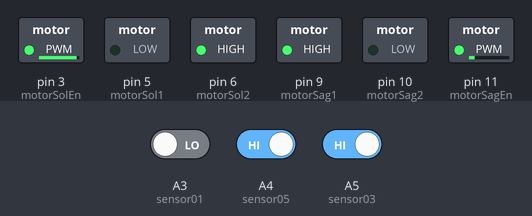
The sketch below on a simulated Arduino Uno, built with avr-gcc and run on an emulated ATmega328P. On the bench: switched loads named in the sketch (green lamp = pin HIGH). The inputs (shaded band) are chosen by the test bench; at power-on: A3 (sensor01) LOW, A4 (sensor05) HIGH, A5 (sensor03) HIGH.

Above: at 1.2 s.
1.3 s: A3 (sensor01) driven HIGH
At 2.4 s:
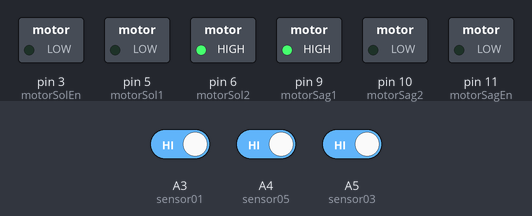
2.8 s: A4 (sensor05) driven LOW
At 3.5 s:
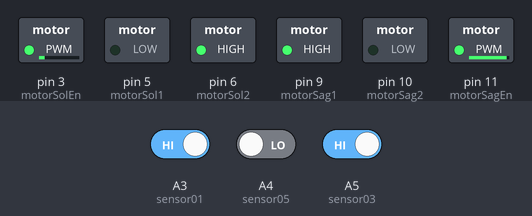
4.3 s: A3 (sensor01) driven LOW
At 4.7 s:
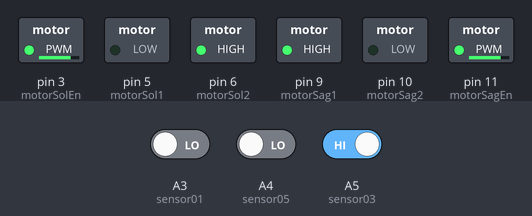
5.8 s: A5 (sensor03) driven LOW
At 7.0 s:
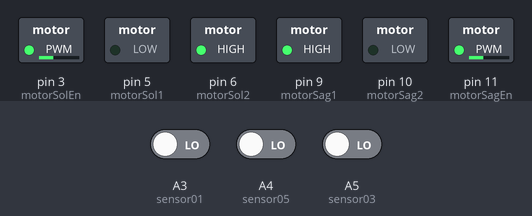
7.3 s: A5 (sensor03) driven HIGH
At 8.2 s:
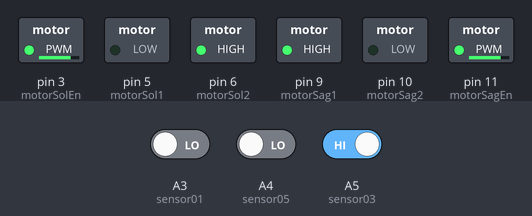
8.8 s: A4 (sensor05) driven HIGH
At 9.3 s:
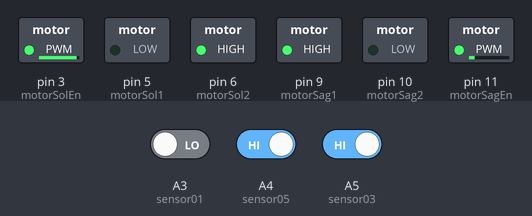
Timing chart, 0 to 11.3 s (numbered marks = the images above; inputs shaded):
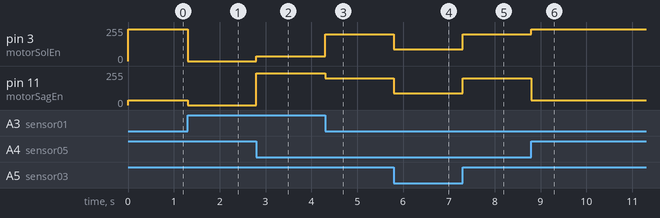

The sketch:

line_follower.ino
```cpp
// OTOKON 2014-2015 Güz Dönemi
//  4. Gelenksek Çizleyen Yarışması Birincisi Boomerang isimli robotun kodlarını ihtiva eder.
int sondaki;
// tanımlar
#define sensor01  A3
#define sensor03  A5
#define sensor05  A4

int motorSag1 = 9;
int motorSag2 = 10;
int motorSagEn = 11;
int motorSol1 = 5;
int motorSol2 = 6;
int motorSolEn = 3;
int motorSolPWM, motorSagPWM;
int bailout;
// Sensör verilerini tutan değişkenler
int sensor01Durum, sensor03Durum, sensor05Durum ;
// motor süren fonksiyon

void setup() {
  sensorOku();
 digitalWrite(motorSol1, LOW);
  digitalWrite(motorSol2, HIGH);
  digitalWrite(motorSag1, HIGH);
  digitalWrite(motorSag2, LOW);
  //input output ayarı
pinMode(sensor01, INPUT);
pinMode(sensor03, INPUT);
pinMode(sensor05, INPUT);

pinMode(motorSag1, OUTPUT);
pinMode(motorSag2, OUTPUT);
pinMode(motorSagEn, OUTPUT);

pinMode(motorSol1, OUTPUT);
pinMode(motorSol2, OUTPUT);
pinMode(motorSolEn, OUTPUT);

}


//sensorden durum okuma
void sensorOku() {
  sensor01Durum = digitalRead(sensor01);

  sensor03Durum = digitalRead(sensor03);

  sensor05Durum = digitalRead(sensor05);
}
void motorSur(int motorSagPWM, int motorSolPWM) {
analogWrite(motorSagEn, motorSagPWM);
analogWrite(motorSolEn, motorSolPWM);
}

void loop(){
   sensorOku();
  if ( sensor01Durum == 1 &&  sensor03Durum == 0 &&  sensor05Durum == 0){ //Sol sensör siyah üzerinde sola dön
    digitalWrite(motorSol1, LOW);
  digitalWrite(motorSol2, HIGH);
  digitalWrite(motorSag1, HIGH);
  digitalWrite(motorSag2, LOW);
    motorSur( 240, 45);
    sondaki = 2;

  }


  else if ( sensor01Durum == 0 &&  sensor03Durum == 0 && sensor05Durum == 1 ){ //sağ sensör siyah üzerinde sağa dön
     digitalWrite(motorSol1, LOW);
  digitalWrite(motorSol2, HIGH);
  digitalWrite(motorSag1, HIGH);
  digitalWrite(motorSag2, LOW);
    motorSur(45,240);
    sondaki = 1;

  }

  else if ( sensor01Durum == 0 &&  sensor03Durum == 1 && sensor05Durum == 1 ){ //sağ sensör siyah üzerinde sağa dön
     digitalWrite(motorSol1, LOW);
  digitalWrite(motorSol2, HIGH);
  digitalWrite(motorSag1, HIGH);
  digitalWrite(motorSag2, LOW);
    motorSur(35,240);
    sondaki = 1;
  }
  else if ( sensor01Durum == 1 &&  sensor03Durum == 1 && sensor05Durum == 0 ){ //sağ sensör siyah üzerinde sağa dön
    digitalWrite(motorSol1, LOW);
  digitalWrite(motorSol2, HIGH);
  digitalWrite(motorSag1, HIGH);
  digitalWrite(motorSag2, LOW);
    motorSur(240,35);
    sondaki = 1;
  }
  else  if ( sensor01Durum == 0 && sensor03Durum == 1 && sensor05Durum == 0){ //orta  sensör siyah üzerinde düz git
   digitalWrite(motorSol1, LOW);
  digitalWrite(motorSol2, HIGH);
  digitalWrite(motorSag1, HIGH);
  digitalWrite(motorSag2, LOW);
   motorSur(200, 200);
    sondaki = 0;

  }
  else  if ( sensor01Durum == 0 &&  sensor03Durum == 0  && sensor05Durum == 0){
    //beyaza kaçtı

    if(sondaki == 0){
     digitalWrite(motorSol1, LOW);
  digitalWrite(motorSol2, HIGH);
  digitalWrite(motorSag1, HIGH);
  digitalWrite(motorSag2, LOW);
      motorSur(90,90);
     sondaki = 0;
    }
    else if (sondaki == 1){
     digitalWrite(motorSol1, LOW);
  digitalWrite(motorSol2, HIGH);
  digitalWrite(motorSag1, LOW);
  digitalWrite(motorSag2, HIGH);
      motorSur(45,210);
     sondaki = 1;
    }
    else if (sondaki == 2){
   digitalWrite(motorSol1, HIGH);
  digitalWrite(motorSol2, LOW);
  digitalWrite(motorSag1, HIGH);
  digitalWrite(motorSag2, LOW);
  motorSur(210,45);
      sondaki = 2;
    }
    else{
      digitalWrite(motorSol1, LOW);
  digitalWrite(motorSol2, HIGH);
  digitalWrite(motorSag1, HIGH);
  digitalWrite(motorSag2, LOW);
      motorSur(0,0);
      sondaki = 0;
    }
  }
  else{digitalWrite(motorSol1, LOW);
  digitalWrite(motorSol2, HIGH);
  digitalWrite(motorSag1, HIGH);
  digitalWrite(motorSag2, LOW);
    motorSur(0,0);
    sondaki = 0;
  }
}
```

Measured:
- after the input at 1.3 s, pin 3 (motorSolEn): 240/255 → 0/255 at once; pin 11 (motorSagEn): 35/255 → 0/255 at once
- after the input at 2.8 s, pin 3 (motorSolEn): 0/255 → 35/255 at once; pin 11 (motorSagEn): 0/255 → 240/255 at once
- after the input at 4.3 s, pin 3 (motorSolEn): 35/255 → 200/255 at once; pin 11 (motorSagEn): 240/255 → 200/255 at once
- after the input at 5.8 s, pin 3 (motorSolEn), pin 11 (motorSagEn): 200/255 → 90/255 at once
- after the input at 7.3 s, pin 3 (motorSolEn), pin 11 (motorSagEn): 90/255 → 200/255 at once
- after the input at 8.8 s, pin 3 (motorSolEn): 200/255 → 240/255 at once; pin 11 (motorSagEn): 200/255 → 35/255 at once
